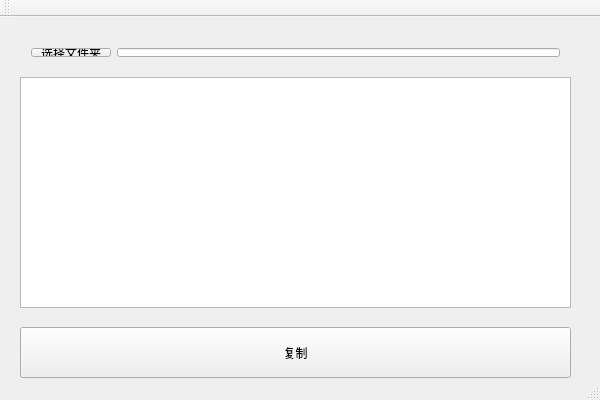
<ui version="4.0">
 <class>ffmpegTranscoding</class>
 <widget class="QMainWindow" name="ffmpegTranscoding" >
<property name="geometry">
   <rect>
    <x>0</x>
    <y>0</y>
    <width>600</width>
    <height>400</height>
   </rect>
  </property>
  <property name="windowTitle">
   <string>ffmpegTranscoding</string>
  </property>
  <widget class="QWidget" name="centralWidget">
   <widget class="QWidget" name="gridLayoutWidget">
    <property name="geometry">
     <rect>
      <x>20</x>
      <y>20</y>
      <width>551</width>
      <height>31</height>
     </rect>
    </property>
    <layout class="QGridLayout" name="gridLayout">
     <item row="0" column="0">
      <widget class="QPushButton" name="openFloder_btn">
       <property name="text">
        <string>选择文件夹</string>
       </property>
      </widget>
     </item>
     <item row="0" column="1">
      <widget class="QLineEdit" name="Path_text"/>
     </item>
    </layout>
   </widget>
   <widget class="QTextBrowser" name="cmd_text">
    <property name="geometry">
     <rect>
      <x>20</x>
      <y>60</y>
      <width>551</width>
      <height>231</height>
     </rect>
    </property>
   </widget>
   <widget class="QPushButton" name="copy_btn">
    <property name="geometry">
     <rect>
      <x>20</x>
      <y>310</y>
      <width>551</width>
      <height>51</height>
     </rect>
    </property>
    <property name="text">
     <string>复制</string>
    </property>
   </widget>
  </widget>
  <widget class="QToolBar" name="mainToolBar">
   <attribute name="toolBarArea">
    <enum>TopToolBarArea</enum>
   </attribute>
   <attribute name="toolBarBreak">
    <bool>false</bool>
   </attribute>
  </widget>
  <widget class="QStatusBar" name="statusBar"/>
 </widget>
 <layoutdefault spacing="6" margin="11"/>
 <resources>
  <include location="ffmpegTranscoding.qrc"/>
 </resources>
 <connections/>
</ui>
